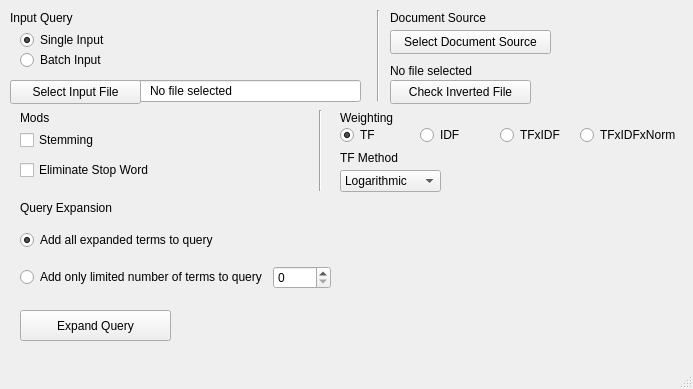
<?xml version="1.0" encoding="UTF-8"?>
<ui version="4.0">
 <class>MainWindow</class>
 <widget class="QMainWindow" name="MainWindow">
  <property name="geometry">
   <rect>
    <x>0</x>
    <y>0</y>
    <width>693</width>
    <height>389</height>
   </rect>
  </property>
  <property name="windowTitle">
   <string>MainWindow</string>
  </property>
  <widget class="QWidget" name="centralwidget">
   <widget class="QLabel" name="label">
    <property name="geometry">
     <rect>
      <x>10</x>
      <y>10</y>
      <width>141</width>
      <height>16</height>
     </rect>
    </property>
    <property name="text">
     <string>Input Query</string>
    </property>
    <property name="indent">
     <number>0</number>
    </property>
   </widget>
   <widget class="QRadioButton" name="radioButton">
    <property name="geometry">
     <rect>
      <x>20</x>
      <y>30</y>
      <width>89</width>
      <height>20</height>
     </rect>
    </property>
    <property name="text">
     <string>Single Input</string>
    </property>
    <property name="checked">
     <bool>true</bool>
    </property>
    <attribute name="buttonGroup">
     <string notr="true">buttonGroup</string>
    </attribute>
   </widget>
   <widget class="QRadioButton" name="radioButton_2">
    <property name="geometry">
     <rect>
      <x>20</x>
      <y>50</y>
      <width>89</width>
      <height>20</height>
     </rect>
    </property>
    <property name="text">
     <string>Batch Input</string>
    </property>
    <attribute name="buttonGroup">
     <string notr="true">buttonGroup</string>
    </attribute>
   </widget>
   <widget class="QLineEdit" name="lineEdit">
    <property name="geometry">
     <rect>
      <x>10</x>
      <y>80</y>
      <width>351</width>
      <height>22</height>
     </rect>
    </property>
   </widget>
   <widget class="Line" name="line">
    <property name="geometry">
     <rect>
      <x>370</x>
      <y>10</y>
      <width>16</width>
      <height>91</height>
     </rect>
    </property>
    <property name="orientation">
     <enum>Qt::Vertical</enum>
    </property>
   </widget>
   <widget class="QLabel" name="label_2">
    <property name="geometry">
     <rect>
      <x>390</x>
      <y>10</y>
      <width>141</width>
      <height>16</height>
     </rect>
    </property>
    <property name="text">
     <string>Document Source</string>
    </property>
    <property name="indent">
     <number>0</number>
    </property>
   </widget>
   <widget class="QPushButton" name="pushButton">
    <property name="geometry">
     <rect>
      <x>10</x>
      <y>80</y>
      <width>131</width>
      <height>24</height>
     </rect>
    </property>
    <property name="text">
     <string>Select Input File</string>
    </property>
   </widget>
   <widget class="QLabel" name="label_3">
    <property name="geometry">
     <rect>
      <x>150</x>
      <y>80</y>
      <width>211</width>
      <height>21</height>
     </rect>
    </property>
    <property name="text">
     <string>No file selected</string>
    </property>
   </widget>
   <widget class="QCheckBox" name="checkStemming">
    <property name="geometry">
     <rect>
      <x>20</x>
      <y>130</y>
      <width>75</width>
      <height>20</height>
     </rect>
    </property>
    <property name="text">
     <string>Stemming</string>
    </property>
   </widget>
   <widget class="QLabel" name="label_4">
    <property name="geometry">
     <rect>
      <x>20</x>
      <y>110</y>
      <width>49</width>
      <height>16</height>
     </rect>
    </property>
    <property name="text">
     <string>Mods</string>
    </property>
   </widget>
   <widget class="QCheckBox" name="checkBox">
    <property name="geometry">
     <rect>
      <x>20</x>
      <y>160</y>
      <width>161</width>
      <height>20</height>
     </rect>
    </property>
    <property name="text">
     <string>Eliminate Stop Word</string>
    </property>
   </widget>
   <widget class="QLabel" name="label_5">
    <property name="geometry">
     <rect>
      <x>340</x>
      <y>110</y>
      <width>61</width>
      <height>16</height>
     </rect>
    </property>
    <property name="text">
     <string>Weighting</string>
    </property>
   </widget>
   <widget class="Line" name="line_2">
    <property name="geometry">
     <rect>
      <x>310</x>
      <y>110</y>
      <width>20</width>
      <height>81</height>
     </rect>
    </property>
    <property name="orientation">
     <enum>Qt::Vertical</enum>
    </property>
   </widget>
   <widget class="QLabel" name="label_6">
    <property name="geometry">
     <rect>
      <x>340</x>
      <y>150</y>
      <width>61</width>
      <height>16</height>
     </rect>
    </property>
    <property name="text">
     <string>TF Method</string>
    </property>
   </widget>
   <widget class="QWidget" name="horizontalLayoutWidget">
    <property name="geometry">
     <rect>
      <x>340</x>
      <y>120</y>
      <width>341</width>
      <height>31</height>
     </rect>
    </property>
    <layout class="QHBoxLayout" name="horizontalLayout">
     <item>
      <widget class="QRadioButton" name="weightButton_1">
       <property name="text">
        <string>TF</string>
       </property>
       <property name="checked">
        <bool>true</bool>
       </property>
       <attribute name="buttonGroup">
        <string notr="true">buttonGroup_2</string>
       </attribute>
      </widget>
     </item>
     <item>
      <widget class="QRadioButton" name="weightButton_2">
       <property name="text">
        <string>IDF</string>
       </property>
       <attribute name="buttonGroup">
        <string notr="true">buttonGroup_2</string>
       </attribute>
      </widget>
     </item>
     <item>
      <widget class="QRadioButton" name="weightButton_3">
       <property name="text">
        <string>TFxIDF</string>
       </property>
       <attribute name="buttonGroup">
        <string notr="true">buttonGroup_2</string>
       </attribute>
      </widget>
     </item>
     <item>
      <widget class="QRadioButton" name="weightButton_4">
       <property name="text">
        <string>TFxIDFxNorm</string>
       </property>
       <attribute name="buttonGroup">
        <string notr="true">buttonGroup_2</string>
       </attribute>
      </widget>
     </item>
    </layout>
   </widget>
   <widget class="QComboBox" name="comboBox">
    <property name="geometry">
     <rect>
      <x>340</x>
      <y>170</y>
      <width>101</width>
      <height>22</height>
     </rect>
    </property>
    <item>
     <property name="text">
      <string>Logarithmic</string>
     </property>
    </item>
    <item>
     <property name="text">
      <string>Augmented</string>
     </property>
    </item>
    <item>
     <property name="text">
      <string>Binary</string>
     </property>
    </item>
    <item>
     <property name="text">
      <string>Raw</string>
     </property>
    </item>
   </widget>
   <widget class="QPushButton" name="pushButton_2">
    <property name="geometry">
     <rect>
      <x>390</x>
      <y>30</y>
      <width>161</width>
      <height>24</height>
     </rect>
    </property>
    <property name="text">
     <string>Select Document Source</string>
    </property>
   </widget>
   <widget class="QLabel" name="label_7">
    <property name="geometry">
     <rect>
      <x>390</x>
      <y>60</y>
      <width>211</width>
      <height>21</height>
     </rect>
    </property>
    <property name="text">
     <string>No file selected</string>
    </property>
    <property name="margin">
     <number>5</number>
    </property>
   </widget>
   <widget class="QLabel" name="label_8">
    <property name="geometry">
     <rect>
      <x>20</x>
      <y>200</y>
      <width>101</width>
      <height>16</height>
     </rect>
    </property>
    <property name="text">
     <string>Query Expansion</string>
    </property>
   </widget>
   <widget class="QWidget" name="verticalLayoutWidget">
    <property name="geometry">
     <rect>
      <x>20</x>
      <y>220</y>
      <width>311</width>
      <height>80</height>
     </rect>
    </property>
    <layout class="QVBoxLayout" name="verticalLayout">
     <item>
      <widget class="QRadioButton" name="buttonExp_1">
       <property name="text">
        <string>Add all expanded terms to query</string>
       </property>
       <property name="checked">
        <bool>true</bool>
       </property>
       <attribute name="buttonGroup">
        <string notr="true">buttonGroup_3</string>
       </attribute>
      </widget>
     </item>
     <item>
      <layout class="QHBoxLayout" name="horizontalLayout_2">
       <item>
        <widget class="QRadioButton" name="buttonExp_2">
         <property name="text">
          <string>Add only limited number of terms to query</string>
         </property>
         <attribute name="buttonGroup">
          <string notr="true">buttonGroup_3</string>
         </attribute>
        </widget>
       </item>
       <item>
        <widget class="QSpinBox" name="spinBox"/>
       </item>
      </layout>
     </item>
    </layout>
   </widget>
   <widget class="QPushButton" name="confirm">
    <property name="geometry">
     <rect>
      <x>20</x>
      <y>310</y>
      <width>151</width>
      <height>31</height>
     </rect>
    </property>
    <property name="text">
     <string>Expand Query</string>
    </property>
   </widget>
   <widget class="QPushButton" name="buttonInverted">
    <property name="geometry">
     <rect>
      <x>390</x>
      <y>80</y>
      <width>141</width>
      <height>24</height>
     </rect>
    </property>
    <property name="text">
     <string>Check Inverted File</string>
    </property>
   </widget>
  </widget>
  <widget class="QMenuBar" name="menubar">
   <property name="geometry">
    <rect>
     <x>0</x>
     <y>0</y>
     <width>693</width>
     <height>22</height>
    </rect>
   </property>
  </widget>
  <widget class="QStatusBar" name="statusbar"/>
 </widget>
 <resources/>
 <connections/>
 <buttongroups>
  <buttongroup name="buttonGroup"/>
  <buttongroup name="buttonGroup_2"/>
  <buttongroup name="buttonGroup_3"/>
 </buttongroups>
</ui>
